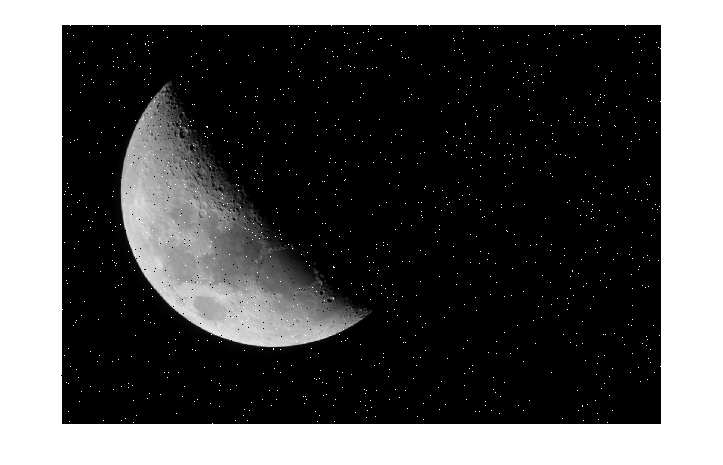
#> input picture PIM/tarefa2Final/imgs/Lua1_gray.jpg, 723 x 465 px
$ python filtrogaussiano.py
#> lines starting #> are read from the running program, lines starting #| are printed output that depends on the picture
import numpy as np
from PIL import Image

def calcular_nucleo_gaussiano(x, y, sigma):
    coeficiente = 1 / (2 * np.pi * sigma ** 2)
    exponente = -((x ** 2 + y ** 2) / (2 * sigma ** 2))
    return coeficiente * np.exp(exponente)

def gerar_nucleo_gaussiano(matriz1, matriz2, sigma):
    tamanho = 3
    nucleo = np.zeros((tamanho, tamanho))
    for i in range(tamanho):
        for j in range(tamanho):
            nucleo[i, j] = calcular_nucleo_gaussiano(matriz1[i][j], matriz2[i][j], sigma)
    return nucleo

def normalizar_nucleo(nucleo):
    return nucleo / np.sum(nucleo)

def aplicar_filtro_gaussiano(img, nucleo, tamanho):
    altura, largura = img.shape[:2]
    pads = int((tamanho - 1)/2)
    bordas = np.pad(img, ((pads, pads), (pads, pads)), mode = 'constant')
    imagem_filtrada = np.zeros_like(img)
    for i in range(pads, altura):
        for j in range(pads, largura):
            area = bordas[i - pads: i + pads + 1, j - pads: j + pads + 1]
            resultado = np.sum(area * nucleo)
            imagem_filtrada[i-pads, j-pads] = resultado
    return imagem_filtrada

imagem = np.array(Image.open('imgs/Lua1_gray.jpg').convert('L'))
#> imagem is the input picture: shape (465, 723); min 0, max 255, mean 87.2

matriz_bordas_horizontais = np.array([[-1, -1, -1],
                                      [ 0,  0,  0],
                                      [ 1,  1,  1]])

matriz_bordas_verticais = np.array([[-1,  0,  1],
                                    [-1,  0,  1],
                                    [-1,  0,  1]])

sigma = 0.6
nucleo = gerar_nucleo_gaussiano(matriz_bordas_verticais, matriz_bordas_horizontais, sigma)
nucleo_normalizado = normalizar_nucleo(nucleo)

imagem_filtrada_gaussiano = aplicar_filtro_gaussiano(imagem, nucleo_normalizado, 3)
#> in aplicar_filtro_gaussiano, `bordas = np.pad(img, ((pads, pads), (pads, pads)), mode = 'constant')`:
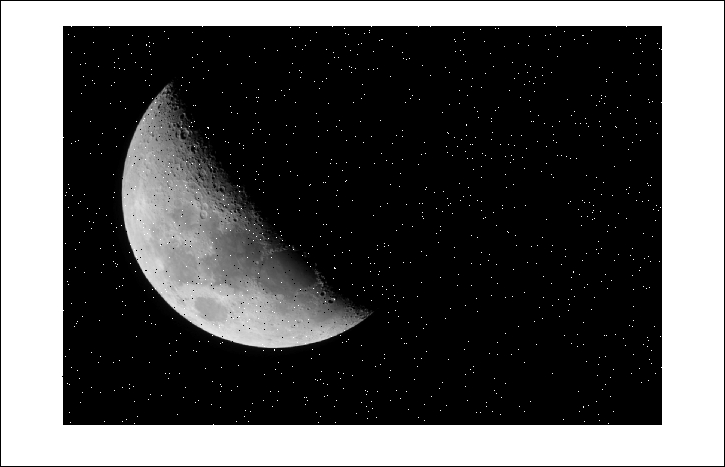
#> bordas: shape (467, 725); min 0, max 255, mean 86.6

imagem_filtrada = Image.fromarray(imagem_filtrada_gaussiano)
imagem_filtrada.save('questao1/Lua1_filtrada_gaussiano_sigma0.6.jpg')

sigma = 1.0
nucleo = gerar_nucleo_gaussiano(matriz_bordas_verticais, matriz_bordas_horizontais, sigma)
nucleo_normalizado = normalizar_nucleo(nucleo)

imagem_filtrada_gaussiano = aplicar_filtro_gaussiano(imagem, nucleo_normalizado, 3)
#> call 2 of aplicar_filtro_gaussiano, with nucleo = array of shape (3, 3), tamanho = 3
#> after the loop in aplicar_filtro_gaussiano (call 2), `for i in range(pads, altura):`:
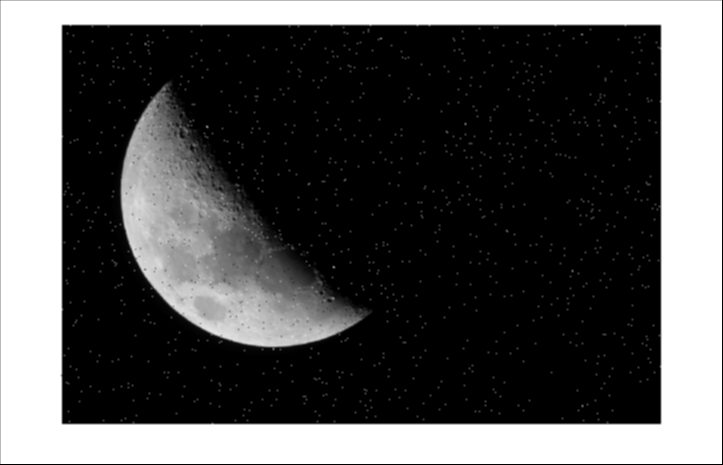
#> imagem_filtrada: shape (465, 723); min 0, max 255, mean 86

imagem_filtrada = Image.fromarray(imagem_filtrada_gaussiano)
imagem_filtrada.save('questao1/Lua1_filtrada_gaussiano_sigma1.0.jpg')
